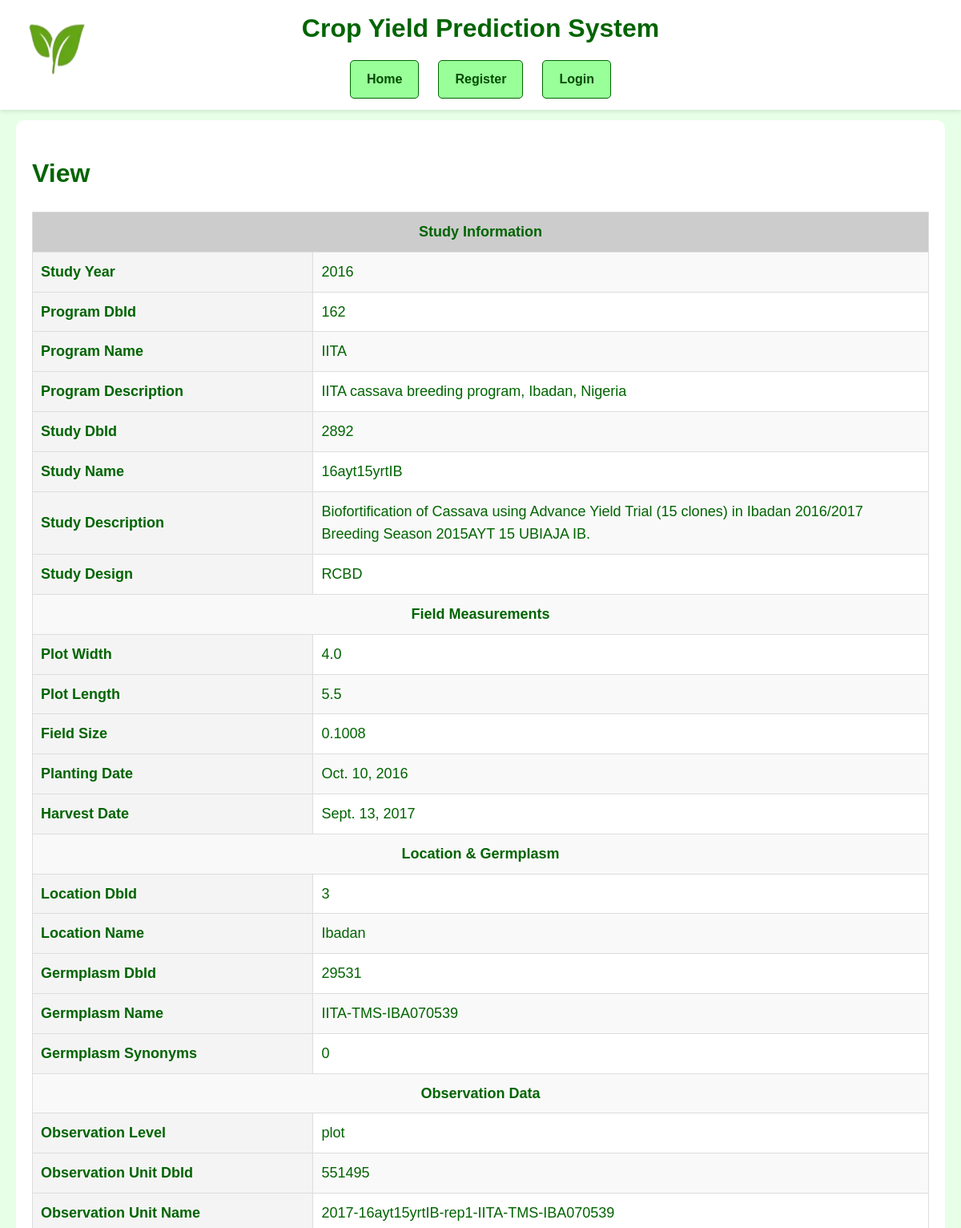
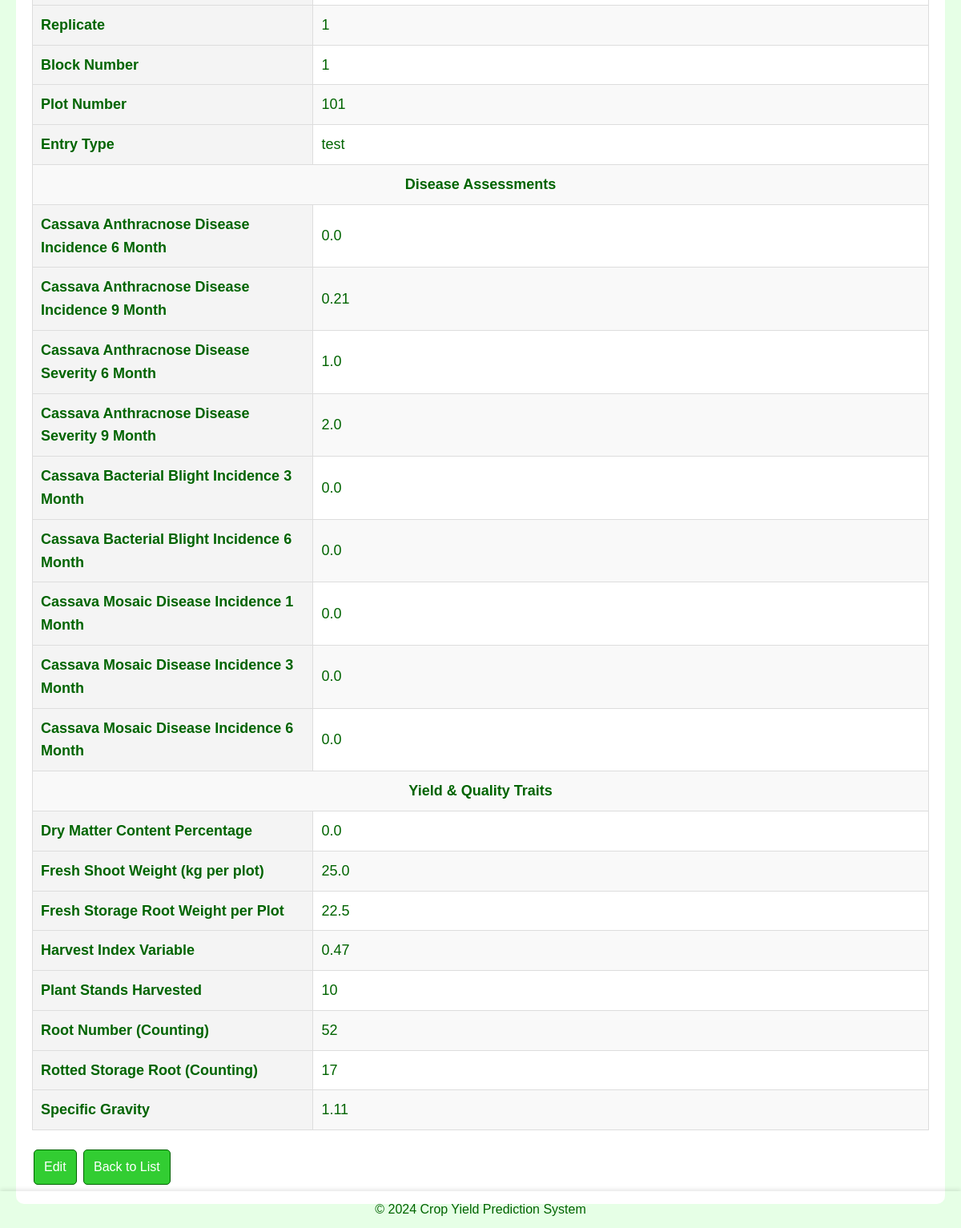
Screenshot of /fielddata/7/ (signed in) with the database file from the repository (2 pictures, top to bottom).
### django_nlp_integration/nlp_app/models.py (models this page shows, shortened)
class FieldData(models.Model):
    studyYear = models.IntegerField(default=0)
    programDbId = models.CharField(max_length=255, default='')
    programName = models.CharField(max_length=255, default='')
    programDescription = models.TextField(default='')
    studyDbId = models.CharField(max_length=255, default='')
    studyName = models.CharField(max_length=255, default='')
    studyDescription = models.TextField(default='')
    studyDesign = models.CharField(max_length=255, default='')
    plotWidth = models.FloatField(default=0.0)
    plotLength = models.FloatField(default=0.0)
    fieldSize = models.FloatField(default=0.0)
    plantingDate = models.DateField(default=date(2024, 1, 1))
    harvestDate = models.DateField(default=date(2024, 1, 1))
    locationDbId = models.CharField(max_length=255, default='')
    locationName = models.CharField(max_length=255, default='')
    germplasmDbId = models.CharField(max_length=255, default='')
    germplasmName = models.CharField(max_length=255, default='')
    germplasmSynonyms = models.CharField(max_length=255, blank=True, null=True, default='')
    observationLevel = models.CharField(max_length=255, default='')
    observationUnitDbId = models.CharField(max_length=255, default='')
    observationUnitName = models.CharField(max_length=255, default='')
    replicate = models.IntegerField(default=0)
    blockNumber = models.IntegerField(default=0)
    plotNumber = models.IntegerField(default=0)
    entryType = models.CharField(max_length=255, default='Unknown')
    boiled_storage_root_color = models.CharField(max_length=255, default='Unknown')
    cassava_anthractnose_disease_incidence_6_month = models.FloatField(default=0.0)
    cassava_anthractnose_disease_incidence_9_month = models.FloatField(default=0.0)
    cassava_anthractnose_disease_severity_6_month = models.FloatField(default=0.0)
    cassava_anthractnose_disease_severity_9_month = models.FloatField(default=0.0)
    cassava_bacterial_blight_incidence_3_month = models.FloatField(default=0.0)
    cassava_bacterial_blight_incidence_6_month = models.FloatField(default=0.0)
    cassava_bacterial_blight_severity_3_month = models.FloatField(default=0.0)
    cassava_bacterial_blight_severity_6_month = models.FloatField(default=0.0)
    cassava_green_mite_severity_first_evaluation = models.FloatField(default=0.0)
    cassava_green_mite_severity_second_evaluation = models.FloatField(default=0.0)
    cassava_mosaic_disease_incidence_1_month = models.FloatField(default=0.0)
    cassava_mosaic_disease_incidence_3_month = models.FloatField(default=0.0)
    cassava_mosaic_disease_incidence_6_month = models.FloatField(default=0.0)
    cassava_mosaic_disease_severity_1_month = models.FloatField(default=0.0)
    cassava_mosaic_disease_severity_3_month = models.FloatField(default=0.0)
    cassava_mosaic_disease_severity_6_month = models.FloatField(default=0.0)
    dry_matter_content_specific_gravity_method = models.FloatField(default=0.0)
    dry_matter_content_percentage = models.FloatField(default=0.0)
    ease_of_peeling_root_cortex_visual_rating = models.IntegerField(default=0)
    first_apical_branch_height_cm = models.FloatField(default=0.0)
    fresh_shoot_weight_kg_per_plot = models.FloatField(default=0.0)
    fresh_storage_root_weight_per_plot = models.FloatField(default=0.0)
    harvest_index_variable = models.FloatField(default=0.0)
    initial_vigor_assessment = models.IntegerField(default=0)
    number_of_planted_stakes_per_plot = models.IntegerField(default=0)
    plant_architecture_visual_rating = models.IntegerField(default=0)
    plant_stands_harvested_counting = models.IntegerField(default=0)
    poundability_assessment = models.IntegerField(default=0)
    proportion_lodged_plants_percentage = models.FloatField(default=0.0)
    root_neck_length_visual_rating = models.IntegerField(default=0)
    root_number_counting = models.IntegerField(default=0)
    rotted_storage_root_counting = models.IntegerField(default=0)
    specific_gravity = models.FloatField(default=0.0)
    sprout_count_nine_month = models.IntegerField(default=0)
    sprout_count_one_month = models.IntegerField(default=0)
    sprout_count_six_month = models.IntegerField(default=0)
    sprout_count_three_month = models.IntegerField(default=0)
    sprouting_proportion = models.FloatField(default=0.0)
    storage_root_cortex_color_visual_rating = models.IntegerField(default=0)
    storage_root_periderm_color_visual_rating = models.IntegerField(default=0)
    storage_root_pulp_color_visual_rating = models.IntegerField(default=0)
    storage_root_shape_visual_rating = models.IntegerField(default=0)
    storage_root_size_visual_rating = models.IntegerField(default=0)
    taste_of_boiled_root_rating = models.IntegerField(default=0)
    top_yield = models.FloatField(default=0.0)
    total_carotenoid_chart_1_8 = models.FloatField(default=0.0)
    total_carotenoid_iCheck_method = models.FloatField(default=0.0)

### django_nlp_integration/nlp_app/views.py (the view)
# urls.py: path('fielddata/<int:pk>/', views.fielddata_detail, name='fielddata_detail'),
@login_required
def fielddata_detail(request, pk):
    fielddata = get_object_or_404(FieldData, pk=pk)
    return render(request, 'nlp_app/fielddata_detail.html', {'fielddata': fielddata})

### django_nlp_integration/nlp_app/templates/nlp_app/fielddata_detail.html (shortened to what this page needs)
{% extends 'base_generic.html' %}
{% block content %}
<!DOCTYPE html>
<html>
<head>
</head>
<body>
    <h1>View</h1>
    <table>
        <tr class="section-header">
            <td colspan="2">Study Information</td>
        </tr>
        <tr><th>Study Year</th><td>{{ fielddata.studyYear }}</td></tr>
        <tr><th>Program DbId</th><td>{{ fielddata.programDbId }}</td></tr>
        <tr><th>Program Name</th><td>{{ fielddata.programName }}</td></tr>
        <tr><th>Program Description</th><td>{{ fielddata.programDescription }}</td></tr>
        <tr><th>Study DbId</th><td>{{ fielddata.studyDbId }}</td></tr>
        <tr><th>Study Name</th><td>{{ fielddata.studyName }}</td></tr>
        <tr><th>Study Description</th><td>{{ fielddata.studyDescription }}</td></tr>
        <tr><th>Study Design</th><td>{{ fielddata.studyDesign }}</td></tr>
        <tr class="section-header">
            <td colspan="2">Field Measurements</td>
        </tr>
        <tr><th>Plot Width</th><td>{{ fielddata.plotWidth }}</td></tr>
        <tr><th>Plot Length</th><td>{{ fielddata.plotLength }}</td></tr>
        <tr><th>Field Size</th><td>{{ fielddata.fieldSize }}</td></tr>
        <tr><th>Planting Date</th><td>{{ fielddata.plantingDate }}</td></tr>
        <tr><th>Harvest Date</th><td>{{ fielddata.harvestDate }}</td></tr>
        <tr class="section-header">
            <td colspan="2">Location & Germplasm</td>
        </tr>
        <tr><th>Location DbId</th><td>{{ fielddata.locationDbId }}</td></tr>
        <tr><th>Location Name</th><td>{{ fielddata.locationName }}</td></tr>
        <tr><th>Germplasm DbId</th><td>{{ fielddata.germplasmDbId }}</td></tr>
        <tr><th>Germplasm Name</th><td>{{ fielddata.germplasmName }}</td></tr>
        <tr><th>Germplasm Synonyms</th><td>{{ fielddata.germplasmSynonyms }}</td></tr>
        <tr class="section-header">
            <td colspan="2">Observation Data</td>
        </tr>
        <tr><th>Observation Level</th><td>{{ fielddata.observationLevel }}</td></tr>
        <tr><th>Observation Unit DbId</th><td>{{ fielddata.observationUnitDbId }}</td></tr>
        <tr><th>Observation Unit Name</th><td>{{ fielddata.observationUnitName }}</td></tr>
        <tr><th>Replicate</th><td>{{ fielddata.replicate }}</td></tr>
        <tr><th>Block Number</th><td>{{ fielddata.blockNumber }}</td></tr>
        <tr><th>Plot Number</th><td>{{ fielddata.plotNumber }}</td></tr>
        <tr><th>Entry Type</th><td>{{ fielddata.entryType }}</td></tr>
        <tr class="section-header">
            <td colspan="2">Disease Assessments</td>
        </tr>
        <tr><th>Cassava Anthracnose Disease Incidence 6 Month</th><td>{{ fielddata.cassava_anthractnose_disease_incidence_6_month }}</td></tr>
        <tr><th>Cassava Anthracnose Disease Incidence 9 Month</th><td>{{ fielddata.cassava_anthractnose_disease_incidence_9_month }}</td></tr>
        <tr><th>Cassava Anthracnose Disease Severity 6 Month</th><td>{{ fielddata.cassava_anthractnose_disease_severity_6_month }}</td></tr>
        <tr><th>Cassava Anthracnose Disease Severity 9 Month</th><td>{{ fielddata.cassava_anthractnose_disease_severity_9_month }}</td></tr>
        <tr><th>Cassava Bacterial Blight Incidence 3 Month</th><td>{{ fielddata.cassava_bacterial_blight_incidence_3_month }}</td></tr>
        <tr><th>Cassava Bacterial Blight Incidence 6 Month</th><td>{{ fielddata.cassava_bacterial_blight_incidence_6_month }}</td></tr>
        <tr><th>Cassava Mosaic Disease Incidence 1 Month</th><td>{{ fielddata.cassava_mosaic_disease_incidence_1_month }}</td></tr>
        <tr><th>Cassava Mosaic Disease Incidence 3 Month</th><td>{{ fielddata.cassava_mosaic_disease_incidence_3_month }}</td></tr>
        <tr><th>Cassava Mosaic Disease Incidence 6 Month</th><td>{{ fielddata.cassava_mosaic_disease_incidence_6_month }}</td></tr>
        <tr class="section-header">
            <td colspan="2">Yield & Quality Traits</td>
        </tr>
        <tr><th>Dry Matter Content Percentage</th><td>{{ fielddata.dry_matter_content_percentage }}</td></tr>
        <tr><th>Fresh Shoot Weight (kg per plot)</th><td>{{ fielddata.fresh_shoot_weight_kg_per_plot }}</td></tr>
        <tr><th>Fresh Storage Root Weight per Plot</th><td>{{ fielddata.fresh_storage_root_weight_per_plot }}</td></tr>
        <tr><th>Harvest Index Variable</th><td>{{ fielddata.harvest_index_variable }}</td></tr>
        <tr><th>Plant Stands Harvested</th><td>{{ fielddata.plant_stands_harvested_counting }}</td></tr>
        <tr><th>Root Number (Counting)</th><td>{{ fielddata.root_number_counting }}</td></tr>
        <tr><th>Rotted Storage Root (Counting)</th><td>{{ fielddata.rotted_storage_root_counting }}</td></tr>
        <tr><th>Specific Gravity</th><td>{{ fielddata.specific_gravity }}</td></tr>
    </table>
    <a href="{% url 'fielddata_update' fielddata.pk %}" class="btn">Edit</a>
    <a href="{% url 'fielddata_list' %}" class="btn">Back to List</a>
</body>
</html>
{% endblock %}

### static/css/global.css (style rules this page uses)
body { background-color: #f0fff0; color: #006400; font-family: 'Arial', sans-serif; margin: 0; padding: 0; line-height: 1.6; }
.btn { display: inline-block; padding: 8px 12px; background-color: #32cd32; color: white; text-align: center; text-decoration: none; border-radius: 5px; margin: 4px 2px; transition: background-color 0.3s ease, transform 0.2s ease; border: 1px solid #006400; }

### django_nlp_integration/nlp_app/templates/nlp_app/fielddata_detail.html (style rules this page uses)
table { width: 100%; border-collapse: collapse; margin: 20px 0; font-size: 18px; text-align: left; }
th, td { padding: 10px; border: 1px solid #ddd; }
th { background-color: #f4f4f4; }
tr:nth-child(even) { background-color: #f9f9f9; }
.section-header { background-color: #ccc; font-weight: bold; text-align: center; }

### rows the page displays
FieldData: studyYear "2016", programDbId "162", programName "IITA", programDescription "IITA cassava breeding program, Ibadan, Nigeria", studyDbId "2892", studyName "16ayt15yrtIB", studyDescription "Biofortification of Cassava using Advance Yield Trial (15 clones) in Ibadan 2016/2017 Breeding Season 2015AYT 15 UBIAJA IB.", studyDesign "RCBD", plotWidth "4.0", plotLength "5.5", fieldSize "0.1008", plantingDate "Oct. 10, 2016", harvestDate "Sept. 13, 2017", locationDbId "3", locationName "Ibadan", germplasmDbId "29531", germplasmName "IITA-TMS-IBA070539", germplasmSynonyms "0", observationLevel "plot", observationUnitDbId "551495", observationUnitName "2017-16ayt15yrtIB-rep1-IITA-TMS-IBA070539", replicate "1", blockNumber "1", plotNumber "101", entryType "test", cassava_anthractnose_disease_incidence_6_month "0.0", cassava_anthractnose_disease_incidence_9_month "0.21", cassava_anthractnose_disease_severity_6_month "1.0", cassava_anthractnose_disease_severity_9_month "2.0", cassava_bacterial_blight_incidence_3_month "0.0", cassava_bacterial_blight_incidence_6_month "0.0", cassava_mosaic_disease_incidence_1_month "0.0", cassava_mosaic_disease_incidence_3_month "0.0", cassava_mosaic_disease_incidence_6_month "0.0", dry_matter_content_percentage "0.0", fresh_shoot_weight_kg_per_plot "25.0", fresh_storage_root_weight_per_plot "22.5", harvest_index_variable "0.47", plant_stands_harvested_counting "10", root_number_counting "52", rotted_storage_root_counting "17", specific_gravity "1.11"
